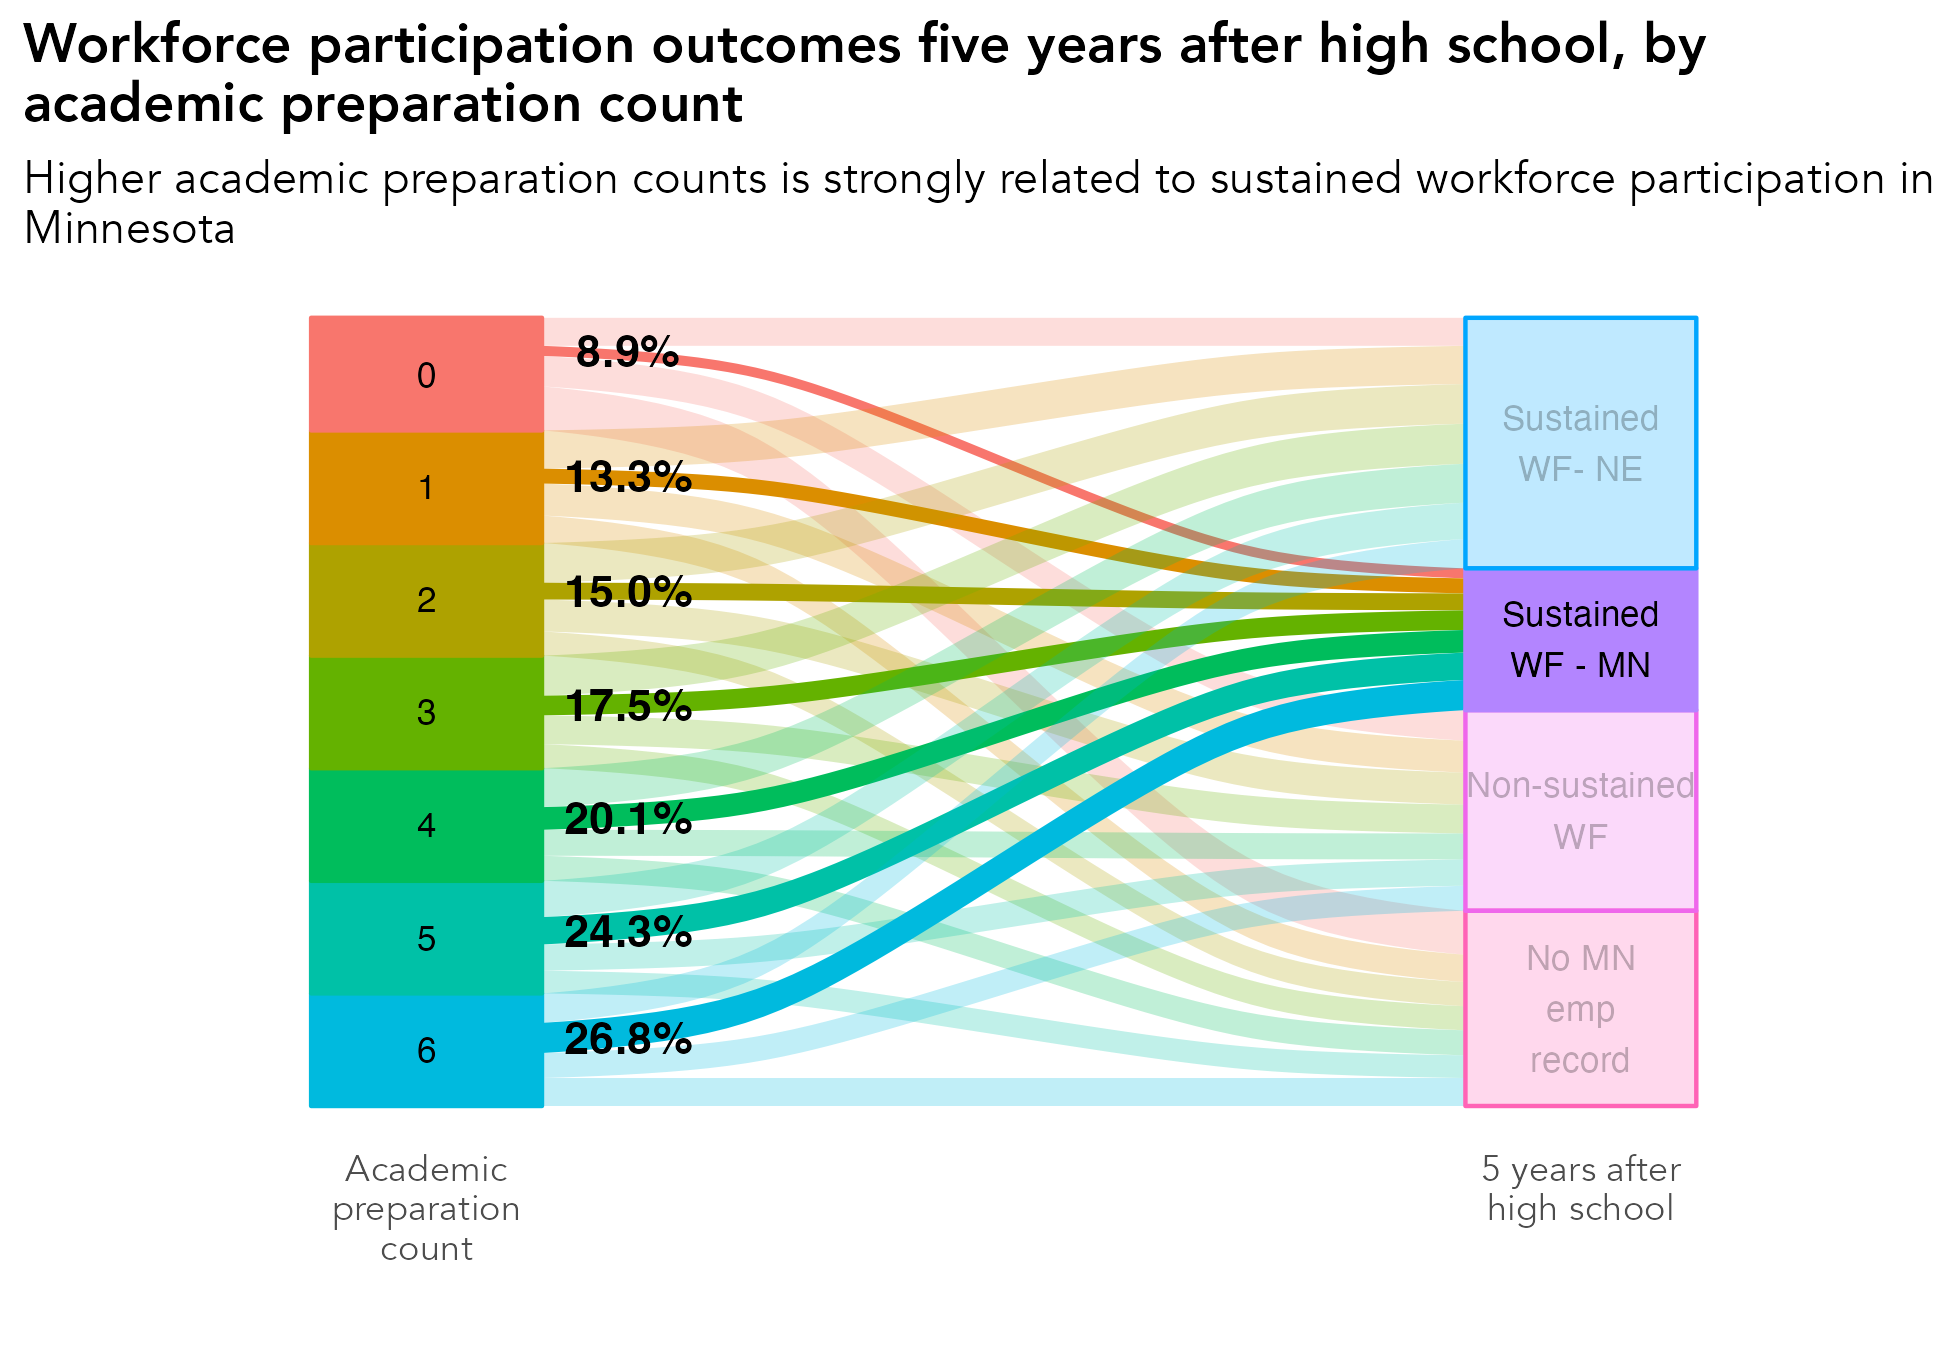

R code for this plot:
# library -----------------------------------------------------------------
library(tidyverse)
library(sf)
library(ggrepel)
library(scales)
library(ggiraph)
library(rmapshaper)
library(cowplot)
library(RColorBrewer)
library(readxl)
library(lubridate)
library(readxl)
library(systemfonts)
reset_font_cache()
library(ggtext)
library(janitor)
library(cowplot)
library(ggalluvial)
library(ggsankey)


rm(list = ls())

# themes ------------------------------------------------------------------
theme_bar <- theme_bw() +
  theme(panel.grid.major = element_line(color = "grey70", size = 0.1),
        panel.grid.minor = element_blank(),
        axis.ticks = element_blank(),
        axis.text = element_text(face = "bold"),
        panel.border = element_blank(),
        legend.background = element_rect(fill = "transparent", color = "transparent"),
        legend.key = element_rect(fill = "transparent"),
        legend.key.size = unit(1, "lines"),
        legend.margin = margin(0,0,0,0),
        legend.title = element_blank(),
        legend.text = element_text(margin = margin(l = 2)),
        text = element_text(family = "Avenir") ,
        plot.title.position = "plot",
        plot.title = element_text(face = "bold"))

theme_line <- theme_bw() +
  theme(legend.background = element_rect(fill = "transparent", color = "transparent"),
        legend.key = element_rect(fill = "transparent"),
        legend.text = element_text(margin = margin(l = 2)),
        panel.grid.minor = element_blank(),
        panel.grid.major = element_line(color = "grey70", size = 0.1),
        axis.ticks = element_blank(),
        axis.text = element_text(face = "bold"),
        panel.border = element_blank(),
        legend.margin = margin(0,0,0,0),
        legend.key.size = unit(1, "lines"),
        text = element_text(family = "Avenir") ,
        plot.title.position = "plot",
        plot.title = element_text(face = "bold"))


theme_sf <- theme_bw() +
  theme(axis.text.x=element_blank(),
        axis.text.y=element_blank(),
        axis.ticks=element_blank(),
        panel.background = element_blank(),
        panel.grid.major = element_line(color = "white"),
        panel.border = element_blank(),
        legend.title = element_blank(),
        legend.text = element_text(margin = margin(l = 2)),
        legend.margin = margin(0,0,0,0),
        legend.key.size = unit(1, "lines"),
        text = element_text(family = "Avenir") ,
        plot.title.position = "plot",
        plot.title = element_text(face = "bold"))

theme_all <- theme_bw() +
  theme(axis.ticks=element_blank(),
        axis.text.y = element_blank(),
        panel.background = element_blank(),
        panel.grid.major = element_blank(),
        panel.grid = element_blank(),
        panel.border = element_blank(),
        legend.title = element_blank(),
        legend.text = element_text(margin = margin(l = 2)),
        legend.margin = margin(0,0,0,0),
        legend.key.size = unit(1, "lines"),
        text = element_text(family = "Avenir") ,
        plot.title.position = "plot",
        plot.title = element_text(face = "bold"))


regions <- read_csv("/Users/kellyasche/Library/CloudStorage/GoogleDrive-kasche@ruralmn.org/My Drive/Data Prep/R Projects/Join docs/county_regions.csv") %>%
  select(5,6) %>%
  unique() %>%
  mutate(edr = str_replace(edr, "  ", " "),
         planning.region = str_replace(planning.region, " Minnesota", ""),
         planning.region = fct_relevel(planning.region, "Northwest", "Northeast", "Central", "Seven County Mpls-St Paul", "Southwest", "Southeast"),
         edr = fct_relevel(edr, "EDR 1 - Northwest", "EDR 2 - Headwaters", "EDR 3 - Arrowhead", "EDR 4 - West Central", "EDR 5 - North Central", "EDR 6E- Southwest Central", "EDR 6W- Upper Minnesota Valley", "EDR 7E- East Central", "EDR 7W- Central", "EDR 8 - Southwest", "EDR 9 - South Central", "EDR 10 - Southeast", "EDR 11 - 7 County Twin Cities", "Minnesota"))

counties.regions <- read_csv("/Users/kellyasche/Library/CloudStorage/GoogleDrive-kasche@ruralmn.org/My Drive/Data Prep/R Projects/Join docs/county_regions.csv") %>%
  mutate(countyfp = formatC(countyfp, width = 3, flag = "0"),
         Name = str_to_title(Name),
         Name = str_replace(Name, "Q", "q"),
         Name = str_replace(Name, "Of The", "of the"),
         Name = str_replace(Name, "Mcleod", "McLeod"),
         Dem_Desc = ifelse(Name == "Minnesota", "Minnesota", Dem_Desc) ,
         edr = str_replace(edr, "  ", " "),
         planning.region = str_replace(planning.region, " Minnesota", ""),
         planning.region = fct_relevel(planning.region, "Northwest", "Northeast", "Central", "Seven County Mpls-St Paul", "Southwest", "Southeast"),
         edr = fct_relevel(edr, "EDR 1 - Northwest", "EDR 2 - Headwaters", "EDR 3 - Arrowhead", "EDR 4 - West Central", "EDR 5 - North Central", "EDR 6E- Southwest Central", "EDR 6W- Upper Minnesota Valley", "EDR 7E- East Central", "EDR 7W- Central", "EDR 8 - Southwest", "EDR 9 - South Central", "EDR 10 - Southeast", "EDR 11 - 7 County Twin Cities", "Minnesota"))

color.ruca <- c("Entirely rural" = "#009933", "Town/rural mix" = "#99CC33", "Urban/town/rural mix" = "#CC9966", "Entirely urban" = "#754C29", "Minnesota" = "black")

color.pr <- c("Northwest" = "#4575b4","Northeast" = "grey", "Central" = "#fee090", "Seven County Mpls-St Paul" = "#d73027", "Southwest" = "#91bfdb", "Southeast" = "#fc8d59", "Minnesota" = "black")

color.edr <- c("EDR 1 - Northwest" = "#b3cde3", "EDR 2 - Headwaters" = "#8c96c6", "EDR 3 - Arrowhead" = "#fe9929", "EDR 4 - West Central" = "#8856a7", "EDR 5 - North Central" = "#810f7c", "EDR 6E- Southwest Central" = "#e5f5f9", "EDR 6W- Upper Minnesota Valley" = "#bdc9e1", "EDR 7E- East Central" = "#99d8c9", "EDR 7W- Central" = "#2ca25f", "EDR 8 - Southwest" = "#74a9cf", "EDR 9 - South Central" = "#0570b0", "EDR 10 - Southeast" = "#d7301f", "EDR 11 - 7 County Twin Cities" = "#d8b365", "Minnesota" = "black")

color.pr.edr <- c ("Northwest" = "#4575b4","Northeast" = "#e0f3f8", "Central" = "#fee090", "Seven County Mpls-St Paul" = "#d73027", "Southwest" = "#91bfdb", "Southeast" = "#fc8d59", "Minnesota" = "black", "EDR 1 - Northwest" = "#b3cde3", "EDR 2 - Headwaters" = "#8c96c6", "EDR 3 - Arrowhead" = "#fe9929", "EDR 4 - West Central" = "#8856a7", "EDR 5 - North Central" = "#810f7c", "EDR 6E- Southwest Central" = "#e5f5f9", "EDR 6W- Upper Minnesota Valley" = "#bdc9e1", "EDR 7E- East Central" = "#99d8c9", "EDR 7W- Central" = "#2ca25f", "EDR 8 - Southwest" = "#74a9cf", "EDR 9 - South Central" = "#0570b0", "EDR 10 - Southeast" = "#d7301f", "EDR 11 - 7 County Twin Cities" = "#d8b365")

color.six <- c("#009933", "#4575b4", "grey", "#fee090", "#fc8d59", "#d73027")

mn_counties <- st_read("/Users/kellyasche/Library/CloudStorage/GoogleDrive-kasche@ruralmn.org/My Drive/Data Prep/R Projects/Shapefiles/County shapefiles/MNCounties_MNDOT.shp", quiet = TRUE) %>%
  ms_simplify(keep = .01, keep_shapes = TRUE) %>%
  rename("countyfp" = "FIPS_CODE")

counties.regions.1 <- counties.regions %>%
  mutate(statefp = "27",
         project.pr = ifelse(edr %in% c("EDR 1 - Northwest", "EDR 2 - Headwaters", "EDR 4 - West Central"), "Northwest",
                             ifelse(edr == "EDR 3 - Arrowhead", "Northeast",
                                    ifelse(edr %in% c("EDR 5 - North Central", "EDR 7E- East Central", "EDR 7W- Central"), "Central",
                                           ifelse(edr %in% c("EDR 6E- Southwest Central", "EDR 6W- Upper Minnesota Valley", "EDR 8 - Southwest"), "Southwest",
                                                  ifelse(edr %in% c("EDR 9 - South Central", "EDR 10 - Southeast"), "Southern", as.character(planning.region)))))),
         project.pr = fct_relevel(project.pr, "Northwest", "Northeast", "Central", "Seven County Mpls-St Paul", "Southwest", "Southern"))


# Prep data ---------------------------------------------------------------

original <- read_csv("Data/SLEDS/Masters/Master-report-dataset.csv")

academic.prep <- original %>%
  select(PersonID, took.ACT, ACTCompositeScore, pseo.participant, MCA.M, MCA.R, MCA.S) %>%
  mutate(
    # Academic engagement indicators
    act_taken = if_else(took.ACT == "Yes", 1L, 0L),
    pseo = if_else(pseo.participant == 1, 1L, 0L),
    
    # Academic performance indicators
    act_high = if_else(!is.na(ACTCompositeScore) & ACTCompositeScore >= 21, 1L, 0L),
    mca_math_prof = if_else(!is.na(MCA.M) & MCA.M >= 3, 1L, 0L),
    mca_read_prof = if_else(!is.na(MCA.R) & MCA.R >= 3, 1L, 0L),
    mca_sci_prof = if_else(!is.na(MCA.S) & MCA.S >= 3, 1L, 0L)
  ) %>%
  mutate(
    academic_prep_count = rowSums(
      cbind(
        act_taken,
        pseo,
        act_high,
        mca_math_prof,
        mca_read_prof,
        mca_sci_prof
      ),
      na.rm = TRUE
    )
  ) %>%
  select(PersonID, academic_prep_count)

data <- original %>%
  left_join(academic.prep, by = "PersonID") %>% 
  select(grad.year.5, academic_prep_count) %>%
  mutate(academic_prep_count = as.character(academic_prep_count),
         academic_prep_count = fct_relevel(academic_prep_count, "0", "1", "2", "3", "4", "5", "6")) %>%
  filter(grad.year.5 != "After 2023") %>%
  filter(grad.year.5 != "Attending ps") %>%
  filter(!academic_prep_count %in% c("Attending ps", "Never attended ps", "Did not grad")) %>%
  group_by(academic_prep_count, grad.year.5) %>%
  summarize(n = n()) %>%
  ungroup() %>%
  group_by(academic_prep_count) %>%
  mutate(pct = n / sum(n)) %>%
  ungroup() %>%
  mutate(grad.year.5 = fct_relevel(grad.year.5, "Sustained WF - NE", "Sustained WF - MN", "Non-sustained WF", "No MN emp record"))

levels(data$grad.year.5)
levels(data$academic_prep_count)

academic_prep_count.order <- c("0", "1", "2", "3", "4", "5", "6")

grad.year.5.order <- c("Sustained WF - NE", "Sustained WF - MN", "Non-sustained WF", "No MN emp record")

academic_prep_count.order.plot <- c("0", "1", "2", "3", "4", "5", "6")

grad.year.5.order.plot <- c("Sustained\nWF- NE", "Sustained\nWF - MN", "Non-sustained\nWF", "No MN\nemp\nrecord")

df_lodes <- data %>%
  mutate(
    academic_prep_count = factor(academic_prep_count, levels = academic_prep_count.order),
    grad.year.5     = factor(grad.year.5, levels = grad.year.5.order)
  ) %>%
  to_lodes_form(
    axes = c("academic_prep_count", "grad.year.5"),
    key = "axis",
    value = "stratum",
    id = "flow_id"
  ) %>%
  group_by(flow_id) %>%
  mutate(
    highlight = if_else(
      any(stratum %in% c("Sustained WF - MN")),
      "highlight",
      "base"
    )
  ) %>%
  ungroup() %>%
  group_by(flow_id) %>%
  mutate(
    academic_prep_count = first(stratum[axis == "academic_prep_count"])
  ) %>%
  ungroup()


labels <- df_lodes %>%
  mutate(top.pct = lead(pct)) %>%
  filter(axis == "academic_prep_count", highlight == "highlight") %>%
  arrange(academic_prep_count) %>%
  select(stratum, pct, top.pct) %>%
  mutate(half.pct = pct / 2,
         cumsum = rev(seq(n())),
         yloc = cumsum - top.pct - half.pct,
         highlight = "highlight") 

master <- df_lodes %>%
  left_join(labels, by = c("stratum", "highlight", "pct"))

names(labels)
# Create chart ------------------------------------------------------------

ggplot(
  master,
  aes(
    x = axis,
    stratum = stratum,
    alluvium = flow_id,
    y = pct,
    fill = academic_prep_count,     # left-side colors
    alpha = highlight           # highlight flows
  )
) +
  geom_flow(width = 0.4) +
  geom_stratum(width = 0.4, aes(fill = stratum, color = stratum)) +
  geom_text(
    stat = "stratum",
    label = c(rev(academic_prep_count.order.plot), rev(grad.year.5.order.plot)),
    size = 3
  ) +
  geom_text(aes(x = 1.35, y = yloc, label = percent(pct, accuracy = .1)), fontface = "bold") +
  scale_alpha_manual(
    values = c(highlight = 1, base = 0.25),
    guide = "none"
  ) +
  scale_x_discrete(
    limits = c("academic_prep_count", "middle", "grad.year.5"),
    labels = c("Academic\npreparation\ncount", "", "5 years after\nhigh school")
  ) +
  labs(x = "", 
       y = "",
       title = "Workforce participation outcomes five years after high school, by\nacademic preparation count",
       subtitle = "Higher academic preparation counts is strongly related to sustained workforce participation in\nMinnesota") +
  theme_all +
  theme(legend.position = "none")

ggsave(filename = "Charts/Paper report/sankey-academic-prep-meaningful-wf-mn.pdf", device = cairo_pdf, dpi = "print", width = 6.5, height = 4.5)

ggsave(filename = "Charts/Paper report/sankey-academic-prep-meaningful-wf-mn.png", dpi = "print", width = 6.5, height = 4.5)
